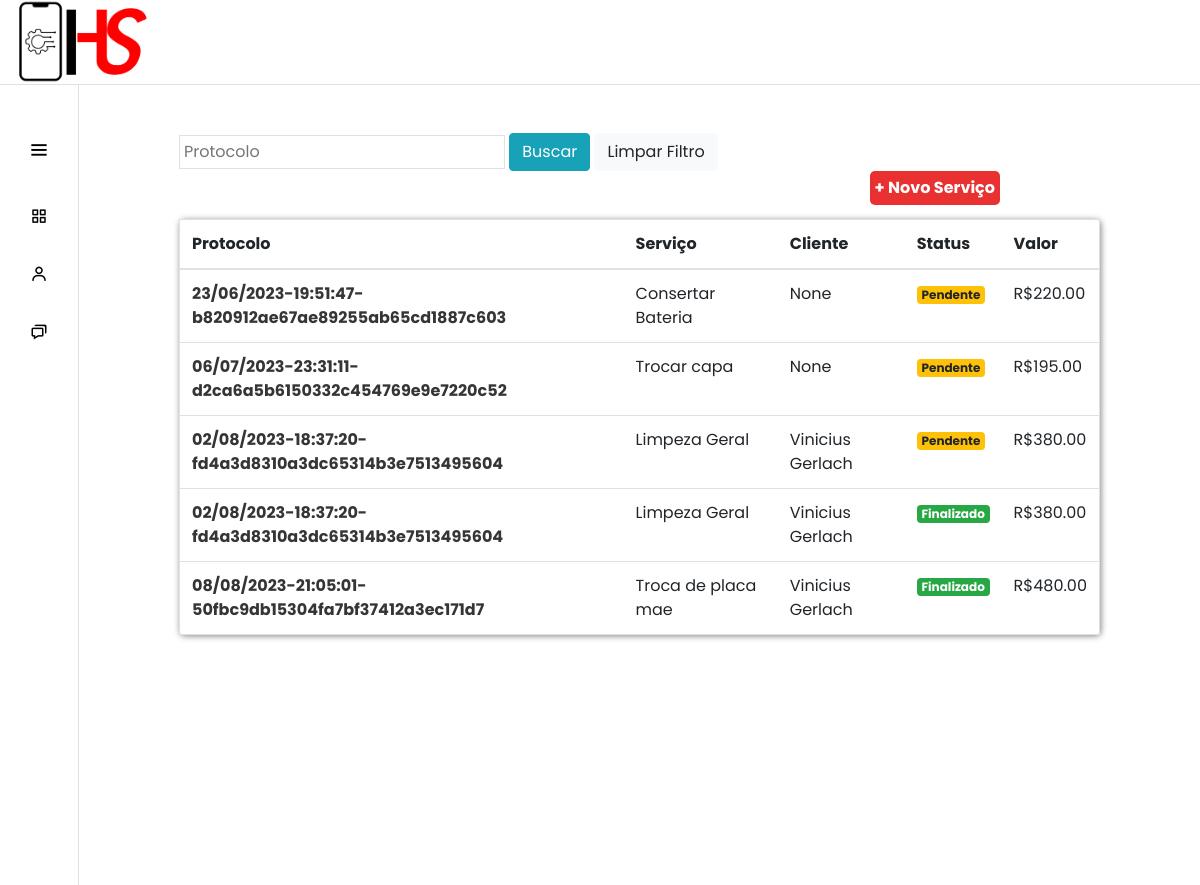
Before: /servicos/ with the older database file.
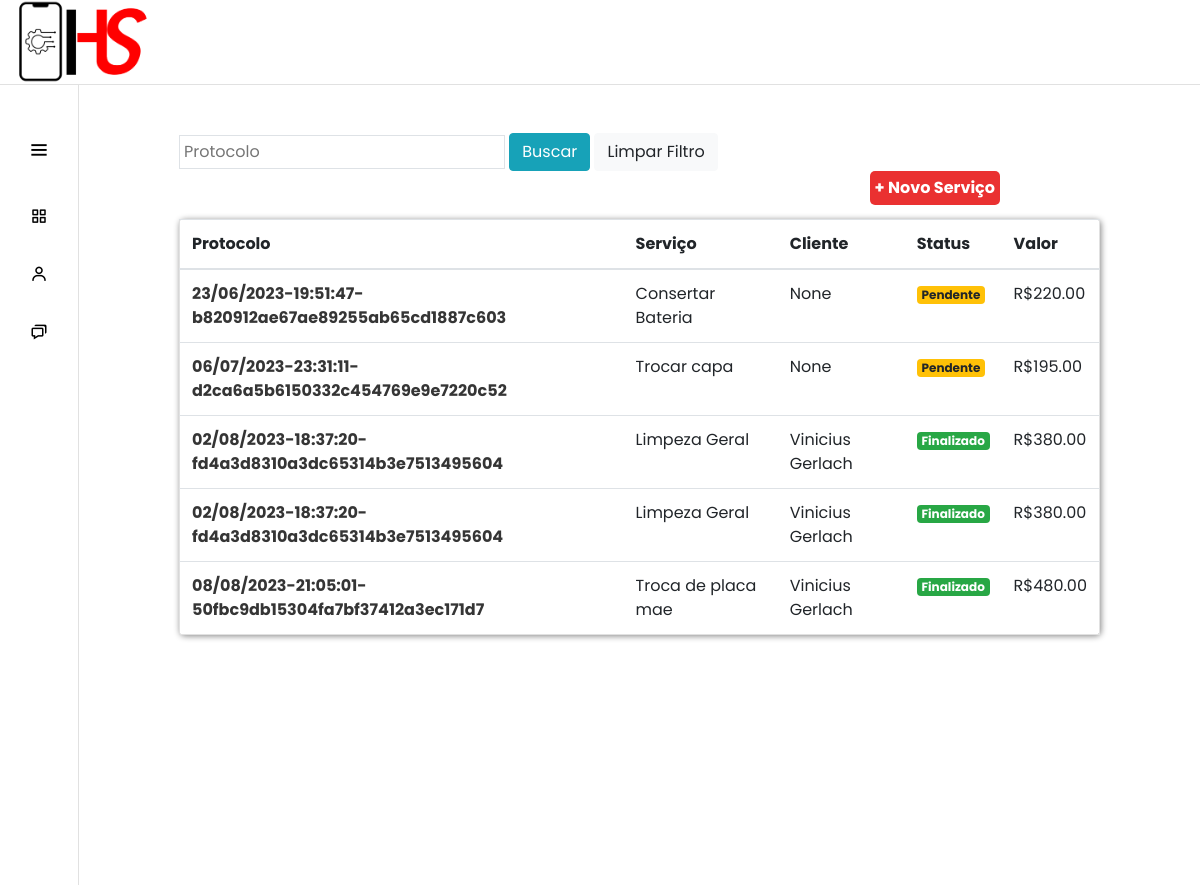
After: the same page with the newer database file.
### servicos/models.py (models this page shows, shortened)
class Servico(models.Model):
    servico = models.CharField(max_length=30)
    cliente = models.ForeignKey(Cliente, on_delete=models.SET_NULL, null=True)
    preco = models.DecimalField(max_digits=8, decimal_places=2, null=True)
    data_inicio = models.DateField(null=True)
    data_entrega = models.DateField(null=True)
    descricao = models.CharField(max_length=100, null=True)
    finalizado = models.BooleanField(default=False)
    protocolo = models.CharField(max_length=52, null=True, blank=True)
    identificador = models.CharField(max_length=24, null=True, blank=True)

### clientes/models.py (models this page shows)
class Cliente(models.Model):
    nome_completo = models.CharField(max_length=80, default=True)
    email = models.EmailField(max_length=50)
    cpf = models.CharField(max_length=11)
    def __str__(self) -> str:
        return self.nome_completo

### servicos/views.py (the view)
# urls.py: path('', views.listar_servico, name="servicos"),
def listar_servico(request):
    if request.method == "GET":
        servicos = Servico.objects.all()
        return render(request, 'listar_servico.html', {'servicos': servicos})

### servicos/templates/listar_servico.html
{% extends "base.html" %}
{% load static %}
{% block 'head' %}
    <link rel="stylesheet" href="{% static 'clientes/css/clientes.css' %}">
    <link rel="stylesheet" href="{% static 'servicos/css/listar_servico.css' %}">
{% endblock %}
{% block 'dashboard' %}
    <br>
    <br>
    <div class="container-fluid distanciamento">
        <form action="{% url 'servicos_filtro' %}" method="GET">
            <input type="text" name="protocolo" value="{{ request.GET.protocolo}}" class="p-1 border" autocomplete="off" placeholder="Protocolo">
            <button type="submit" class="btn btn-info">Buscar</button>
            <a href="{% url 'servicos' %}" class="btn btn-light">Limpar Filtro</a>
        </form>
        <div>
            <a class="btn-add-servicos" href="{% url 'novo_servico' %}">+ Novo Serviço</a>
            <br>
            <br>
            <table class="table">
                <thead>
                    <tr>
                        <th scope="col">Protocolo</th>
                        <th scope="col">Serviço</th>
                        <th scope="col">Cliente</th>
                        <th scope="col">Status</th>
                        <th scope="col">Valor</th>
                    </tr>
                </thead>
                <tbody>
                    {% for servico in servicos %}
                        <tr>
                            <th><a class="protocolo-link" href="{% url 'servico' servico.identificador %}">{{servico.protocolo}}</a></th>
                            <td>{{servico.servico}}</td>
                            <td>{{servico.cliente}}</td>
                            <td>
                                {% if servico.finalizado %}
                                    <span class="badge badge-success">Finalizado</span>
                                {% else %}
                                    <span class="badge badge-warning">Pendente</span>
                                {% endif %}
                            </td>
                            <td>R${{servico.preco}}</td>
                        </tr>
                    {% endfor %}
                </tbody>
            </table>
        </div>
    </div>
{% endblock %}

Changed rows visible on the page:
changed Servico (number 3 of 5 on the later page): finalizado "Pendente" → "Finalizado"
